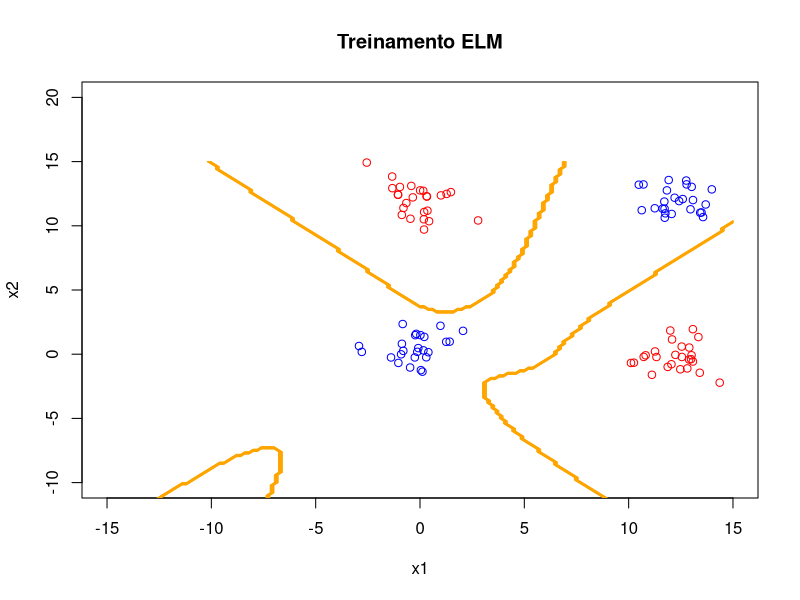

Write the R code that produced this figure.
# Y = HW (pagina 76 notas de aula)
# onde H = tanh(x * Z)

rm(list = ls())
dev.off()

library("corpcor")

N <- 50
p <- 10

xc1p1 <- cbind(rnorm(N / 2) + 12, rnorm(N / 2))
xc1p2 <- cbind(rnorm(N / 2), rnorm(N / 2) + 12)
xc1 <- rbind(xc1p1, xc1p2)

xc2p1 <- cbind(rnorm(N / 2), rnorm(N / 2))
xc2p2 <- cbind(rnorm(N / 2) + 12, rnorm(N / 2) + 12)
xc2 <- rbind(xc2p1, xc2p2)

plot(
  NULL,
  main = "Treinamento ELM",
  xlab = "x1",
  ylab = "x2",
  ylim = c(-10, 20),
  xlim = c(-15, 15)
)

points(xc1[, 1], xc1[, 2], col = "red")
points(xc2[, 1], xc2[, 2], col = "blue")

Y <- rbind(matrix(-1, nrow = N), matrix(1, nrow = N))

Z <- replicate(p, runif(3, -0.5, 0.5))

X <- as.matrix(rbind(xc1, xc2))

Xaug <- cbind(replicate(N, 1), X)

H <- tanh(Xaug %*% Z) # tanh é a função de ativação da camada intermediária

W <- pseudoinverse(H) %*% Y

Yhat_train <- sign(H %*% W)
e_train <- sum((Y - Yhat_train)^2) / 4
print(e_train)

## achei o W, agora vamos aplicar esse paramentro aprendido sobre o grid

seqx1x2 <- seq(-15, 15, 0.2)
npgrid <- length(seqx1x2)
M <- matrix(nrow = npgrid, ncol = npgrid)
ci <- 0

for (x1 in seqx1x2) {
  ci <- ci + 1
  cj <- 0
  for (x2 in seqx1x2) {
    cj <- cj + 1
    xin <- as.matrix(cbind(1, x1, x2))
    H_in <- tanh(xin %*% Z)
    M[ci, cj] <- 1.0 * (H_in %*% W >= 0)
  }
}

contour(
  seqx1x2, 
  seqx1x2, 
  M, 
  add = TRUE,
  lwd = 1,
  drawlabels = FALSE,
  col = "orange"
)

## testes

# xc1p1_t <- cbind(rnorm(N / 2), rnorm(N / 2))
# xc1p2_t <- cbind(rnorm(N / 2), rnorm(N / 2) + 6)
# xc1_t <- rbind(xc1p1_t, xc1p2_t)
# 
# xc2p1_t <- cbind(rnorm(N / 2), rnorm(N / 2))
# xc2p2_t <- cbind(rnorm(N / 2), rnorm(N / 2) + 6)
# xc2_t <- rbind(xc2p1_t, xc2p2_t)
# 
# X_t <- rbind(xc1_t, xc2_t)
# 
# Xaug_t <- cbind(replicate(N, 1), X_t)
# 
# H_t <- tanh(Xaug_t %*% Z)
# Yhat_t <- sign(H_t %*% W)
# e_t <- sum((Y - Yhat_t)^2) / 4
# 
# print(e_t)
